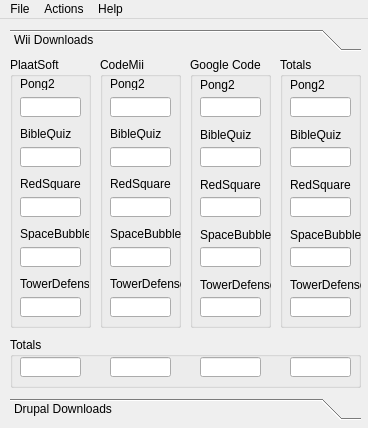
<?xml version="1.0" encoding="UTF-8"?>
<ui version="4.0">
 <class>MainWindow</class>
 <widget class="QMainWindow" name="MainWindow">
  <property name="geometry">
   <rect>
    <x>0</x>
    <y>0</y>
    <width>368</width>
    <height>428</height>
   </rect>
  </property>
  <property name="sizePolicy">
   <sizepolicy hsizetype="Fixed" vsizetype="Fixed">
    <horstretch>0</horstretch>
    <verstretch>0</verstretch>
   </sizepolicy>
  </property>
  <property name="windowTitle">
   <string/>
  </property>
  <property name="windowIcon">
   <iconset>
    <normaloff>images/open.png</normaloff>images/open.png</iconset>
  </property>
  <widget class="QWidget" name="centralWidget">
   <widget class="QToolBox" name="toolBox">
    <property name="geometry">
     <rect>
      <x>10</x>
      <y>10</y>
      <width>351</width>
      <height>391</height>
     </rect>
    </property>
    <property name="currentIndex">
     <number>0</number>
    </property>
    <widget class="QWidget" name="page">
     <property name="geometry">
      <rect>
       <x>0</x>
       <y>0</y>
       <width>351</width>
       <height>337</height>
      </rect>
     </property>
     <attribute name="label">
      <string>Wii Downloads</string>
     </attribute>
     <widget class="QGroupBox" name="groupBox">
      <property name="geometry">
       <rect>
        <x>0</x>
        <y>0</y>
        <width>81</width>
        <height>271</height>
       </rect>
      </property>
      <property name="title">
       <string>PlaatSoft</string>
      </property>
      <widget class="QLabel" name="label">
       <property name="geometry">
        <rect>
         <x>10</x>
         <y>20</y>
         <width>69</width>
         <height>13</height>
        </rect>
       </property>
       <property name="text">
        <string>Pong2</string>
       </property>
      </widget>
      <widget class="QLabel" name="label_4">
       <property name="geometry">
        <rect>
         <x>10</x>
         <y>120</y>
         <width>69</width>
         <height>13</height>
        </rect>
       </property>
       <property name="text">
        <string>RedSquare</string>
       </property>
      </widget>
      <widget class="QLabel" name="label_3">
       <property name="geometry">
        <rect>
         <x>10</x>
         <y>70</y>
         <width>69</width>
         <height>13</height>
        </rect>
       </property>
       <property name="text">
        <string>BibleQuiz</string>
       </property>
      </widget>
      <widget class="QLabel" name="label_2">
       <property name="geometry">
        <rect>
         <x>10</x>
         <y>170</y>
         <width>69</width>
         <height>13</height>
        </rect>
       </property>
       <property name="text">
        <string>SpaceBubble</string>
       </property>
      </widget>
      <widget class="QLabel" name="label_5">
       <property name="geometry">
        <rect>
         <x>10</x>
         <y>220</y>
         <width>69</width>
         <height>13</height>
        </rect>
       </property>
       <property name="text">
        <string>TowerDefense</string>
       </property>
      </widget>
      <widget class="QLineEdit" name="pong2Edit">
       <property name="geometry">
        <rect>
         <x>10</x>
         <y>40</y>
         <width>61</width>
         <height>20</height>
        </rect>
       </property>
       <property name="readOnly">
        <bool>true</bool>
       </property>
      </widget>
      <widget class="QLineEdit" name="bibleQuizEdit">
       <property name="geometry">
        <rect>
         <x>10</x>
         <y>90</y>
         <width>61</width>
         <height>20</height>
        </rect>
       </property>
       <property name="readOnly">
        <bool>true</bool>
       </property>
      </widget>
      <widget class="QLineEdit" name="redSquareEdit">
       <property name="geometry">
        <rect>
         <x>10</x>
         <y>140</y>
         <width>61</width>
         <height>20</height>
        </rect>
       </property>
       <property name="readOnly">
        <bool>true</bool>
       </property>
      </widget>
      <widget class="QLineEdit" name="spaceBubbleEdit">
       <property name="geometry">
        <rect>
         <x>10</x>
         <y>190</y>
         <width>61</width>
         <height>20</height>
        </rect>
       </property>
       <property name="readOnly">
        <bool>true</bool>
       </property>
      </widget>
      <widget class="QLineEdit" name="towerDefenseEdit">
       <property name="geometry">
        <rect>
         <x>10</x>
         <y>240</y>
         <width>61</width>
         <height>20</height>
        </rect>
       </property>
       <property name="readOnly">
        <bool>true</bool>
       </property>
      </widget>
     </widget>
     <widget class="QGroupBox" name="groupBox_2">
      <property name="geometry">
       <rect>
        <x>180</x>
        <y>0</y>
        <width>81</width>
        <height>271</height>
       </rect>
      </property>
      <property name="title">
       <string>Google Code</string>
      </property>
      <widget class="QLabel" name="label_11">
       <property name="geometry">
        <rect>
         <x>10</x>
         <y>20</y>
         <width>101</width>
         <height>16</height>
        </rect>
       </property>
       <property name="text">
        <string>Pong2</string>
       </property>
      </widget>
      <widget class="QLabel" name="label_12">
       <property name="geometry">
        <rect>
         <x>10</x>
         <y>70</y>
         <width>101</width>
         <height>16</height>
        </rect>
       </property>
       <property name="text">
        <string>BibleQuiz</string>
       </property>
      </widget>
      <widget class="QLabel" name="label_13">
       <property name="geometry">
        <rect>
         <x>10</x>
         <y>120</y>
         <width>91</width>
         <height>16</height>
        </rect>
       </property>
       <property name="text">
        <string>RedSquare</string>
       </property>
      </widget>
      <widget class="QLabel" name="label_14">
       <property name="geometry">
        <rect>
         <x>10</x>
         <y>170</y>
         <width>91</width>
         <height>16</height>
        </rect>
       </property>
       <property name="text">
        <string>SpaceBubble</string>
       </property>
      </widget>
      <widget class="QLabel" name="label_15">
       <property name="geometry">
        <rect>
         <x>10</x>
         <y>220</y>
         <width>81</width>
         <height>16</height>
        </rect>
       </property>
       <property name="text">
        <string>TowerDefense</string>
       </property>
      </widget>
      <widget class="QLineEdit" name="pong2Edit3">
       <property name="geometry">
        <rect>
         <x>10</x>
         <y>40</y>
         <width>61</width>
         <height>20</height>
        </rect>
       </property>
       <property name="readOnly">
        <bool>true</bool>
       </property>
      </widget>
      <widget class="QLineEdit" name="bibleQuizEdit3">
       <property name="geometry">
        <rect>
         <x>10</x>
         <y>90</y>
         <width>61</width>
         <height>20</height>
        </rect>
       </property>
       <property name="readOnly">
        <bool>true</bool>
       </property>
      </widget>
      <widget class="QLineEdit" name="redSquareEdit3">
       <property name="geometry">
        <rect>
         <x>10</x>
         <y>140</y>
         <width>61</width>
         <height>20</height>
        </rect>
       </property>
       <property name="readOnly">
        <bool>true</bool>
       </property>
      </widget>
      <widget class="QLineEdit" name="spaceBubbleEdit3">
       <property name="geometry">
        <rect>
         <x>10</x>
         <y>190</y>
         <width>61</width>
         <height>20</height>
        </rect>
       </property>
       <property name="readOnly">
        <bool>true</bool>
       </property>
      </widget>
      <widget class="QLineEdit" name="towerDefenseEdit3">
       <property name="geometry">
        <rect>
         <x>10</x>
         <y>240</y>
         <width>61</width>
         <height>20</height>
        </rect>
       </property>
       <property name="readOnly">
        <bool>true</bool>
       </property>
      </widget>
     </widget>
     <widget class="QGroupBox" name="groupBox_4">
      <property name="geometry">
       <rect>
        <x>270</x>
        <y>0</y>
        <width>81</width>
        <height>271</height>
       </rect>
      </property>
      <property name="title">
       <string>Totals</string>
      </property>
      <widget class="QLabel" name="label_16">
       <property name="geometry">
        <rect>
         <x>10</x>
         <y>20</y>
         <width>71</width>
         <height>16</height>
        </rect>
       </property>
       <property name="text">
        <string>Pong2</string>
       </property>
      </widget>
      <widget class="QLabel" name="label_17">
       <property name="geometry">
        <rect>
         <x>10</x>
         <y>70</y>
         <width>71</width>
         <height>16</height>
        </rect>
       </property>
       <property name="text">
        <string>BibleQuiz</string>
       </property>
      </widget>
      <widget class="QLabel" name="label_18">
       <property name="geometry">
        <rect>
         <x>10</x>
         <y>120</y>
         <width>71</width>
         <height>16</height>
        </rect>
       </property>
       <property name="text">
        <string>RedSquare</string>
       </property>
      </widget>
      <widget class="QLabel" name="label_19">
       <property name="geometry">
        <rect>
         <x>10</x>
         <y>170</y>
         <width>71</width>
         <height>16</height>
        </rect>
       </property>
       <property name="text">
        <string>SpaceBubble</string>
       </property>
      </widget>
      <widget class="QLabel" name="label_20">
       <property name="geometry">
        <rect>
         <x>10</x>
         <y>220</y>
         <width>71</width>
         <height>16</height>
        </rect>
       </property>
       <property name="text">
        <string>TowerDefense</string>
       </property>
      </widget>
      <widget class="QLineEdit" name="pong2Edit4">
       <property name="geometry">
        <rect>
         <x>10</x>
         <y>40</y>
         <width>61</width>
         <height>20</height>
        </rect>
       </property>
       <property name="font">
        <font>
         <weight>75</weight>
         <bold>true</bold>
        </font>
       </property>
       <property name="readOnly">
        <bool>true</bool>
       </property>
      </widget>
      <widget class="QLineEdit" name="bibleQuizEdit4">
       <property name="geometry">
        <rect>
         <x>10</x>
         <y>90</y>
         <width>61</width>
         <height>20</height>
        </rect>
       </property>
       <property name="font">
        <font>
         <weight>75</weight>
         <bold>true</bold>
        </font>
       </property>
       <property name="readOnly">
        <bool>true</bool>
       </property>
      </widget>
      <widget class="QLineEdit" name="redSquareEdit4">
       <property name="geometry">
        <rect>
         <x>10</x>
         <y>140</y>
         <width>61</width>
         <height>20</height>
        </rect>
       </property>
       <property name="font">
        <font>
         <weight>75</weight>
         <bold>true</bold>
        </font>
       </property>
       <property name="readOnly">
        <bool>true</bool>
       </property>
      </widget>
      <widget class="QLineEdit" name="spaceBubbleEdit4">
       <property name="geometry">
        <rect>
         <x>10</x>
         <y>190</y>
         <width>61</width>
         <height>20</height>
        </rect>
       </property>
       <property name="font">
        <font>
         <weight>75</weight>
         <bold>true</bold>
        </font>
       </property>
       <property name="readOnly">
        <bool>true</bool>
       </property>
      </widget>
      <widget class="QLineEdit" name="towerDefenseEdit4">
       <property name="geometry">
        <rect>
         <x>10</x>
         <y>240</y>
         <width>61</width>
         <height>20</height>
        </rect>
       </property>
       <property name="font">
        <font>
         <weight>75</weight>
         <bold>true</bold>
        </font>
       </property>
       <property name="readOnly">
        <bool>true</bool>
       </property>
      </widget>
     </widget>
     <widget class="QGroupBox" name="groupBox_5">
      <property name="geometry">
       <rect>
        <x>0</x>
        <y>280</y>
        <width>351</width>
        <height>51</height>
       </rect>
      </property>
      <property name="title">
       <string>Totals</string>
      </property>
      <widget class="QLineEdit" name="totals">
       <property name="geometry">
        <rect>
         <x>10</x>
         <y>20</y>
         <width>61</width>
         <height>20</height>
        </rect>
       </property>
       <property name="font">
        <font>
         <weight>75</weight>
         <bold>true</bold>
        </font>
       </property>
       <property name="readOnly">
        <bool>true</bool>
       </property>
      </widget>
      <widget class="QLineEdit" name="totals2">
       <property name="geometry">
        <rect>
         <x>100</x>
         <y>20</y>
         <width>61</width>
         <height>20</height>
        </rect>
       </property>
       <property name="font">
        <font>
         <weight>75</weight>
         <bold>true</bold>
        </font>
       </property>
       <property name="readOnly">
        <bool>true</bool>
       </property>
      </widget>
      <widget class="QLineEdit" name="totals3">
       <property name="geometry">
        <rect>
         <x>190</x>
         <y>20</y>
         <width>61</width>
         <height>20</height>
        </rect>
       </property>
       <property name="font">
        <font>
         <weight>75</weight>
         <bold>true</bold>
        </font>
       </property>
       <property name="readOnly">
        <bool>true</bool>
       </property>
      </widget>
      <widget class="QLineEdit" name="totals4">
       <property name="geometry">
        <rect>
         <x>280</x>
         <y>20</y>
         <width>61</width>
         <height>20</height>
        </rect>
       </property>
       <property name="font">
        <font>
         <weight>75</weight>
         <bold>true</bold>
        </font>
       </property>
       <property name="readOnly">
        <bool>true</bool>
       </property>
      </widget>
     </widget>
     <widget class="QGroupBox" name="groupBox_3">
      <property name="geometry">
       <rect>
        <x>90</x>
        <y>0</y>
        <width>81</width>
        <height>271</height>
       </rect>
      </property>
      <property name="title">
       <string>CodeMii</string>
      </property>
      <widget class="QLabel" name="label_6">
       <property name="geometry">
        <rect>
         <x>10</x>
         <y>20</y>
         <width>79</width>
         <height>13</height>
        </rect>
       </property>
       <property name="text">
        <string>Pong2</string>
       </property>
      </widget>
      <widget class="QLabel" name="label_7">
       <property name="geometry">
        <rect>
         <x>10</x>
         <y>70</y>
         <width>79</width>
         <height>13</height>
        </rect>
       </property>
       <property name="text">
        <string>BibleQuiz</string>
       </property>
      </widget>
      <widget class="QLabel" name="label_8">
       <property name="geometry">
        <rect>
         <x>10</x>
         <y>120</y>
         <width>79</width>
         <height>13</height>
        </rect>
       </property>
       <property name="text">
        <string>RedSquare</string>
       </property>
      </widget>
      <widget class="QLabel" name="label_9">
       <property name="geometry">
        <rect>
         <x>10</x>
         <y>170</y>
         <width>79</width>
         <height>13</height>
        </rect>
       </property>
       <property name="text">
        <string>SpaceBubble</string>
       </property>
      </widget>
      <widget class="QLabel" name="label_10">
       <property name="geometry">
        <rect>
         <x>10</x>
         <y>220</y>
         <width>79</width>
         <height>13</height>
        </rect>
       </property>
       <property name="text">
        <string>TowerDefense</string>
       </property>
      </widget>
      <widget class="QLineEdit" name="pong2Edit2">
       <property name="geometry">
        <rect>
         <x>10</x>
         <y>40</y>
         <width>61</width>
         <height>20</height>
        </rect>
       </property>
       <property name="readOnly">
        <bool>true</bool>
       </property>
      </widget>
      <widget class="QLineEdit" name="bibleQuizEdit2">
       <property name="geometry">
        <rect>
         <x>10</x>
         <y>90</y>
         <width>61</width>
         <height>20</height>
        </rect>
       </property>
       <property name="readOnly">
        <bool>true</bool>
       </property>
      </widget>
      <widget class="QLineEdit" name="redSquareEdit2">
       <property name="geometry">
        <rect>
         <x>10</x>
         <y>140</y>
         <width>61</width>
         <height>20</height>
        </rect>
       </property>
       <property name="readOnly">
        <bool>true</bool>
       </property>
      </widget>
      <widget class="QLineEdit" name="spaceBubbleEdit2">
       <property name="geometry">
        <rect>
         <x>10</x>
         <y>190</y>
         <width>61</width>
         <height>20</height>
        </rect>
       </property>
       <property name="readOnly">
        <bool>true</bool>
       </property>
      </widget>
      <widget class="QLineEdit" name="towerDefenseEdit2">
       <property name="geometry">
        <rect>
         <x>10</x>
         <y>240</y>
         <width>61</width>
         <height>20</height>
        </rect>
       </property>
       <property name="readOnly">
        <bool>true</bool>
       </property>
      </widget>
     </widget>
    </widget>
    <widget class="QWidget" name="page_2">
     <property name="geometry">
      <rect>
       <x>0</x>
       <y>0</y>
       <width>98</width>
       <height>28</height>
      </rect>
     </property>
     <attribute name="label">
      <string>Drupal Downloads</string>
     </attribute>
     <widget class="QGroupBox" name="groupBox_6">
      <property name="geometry">
       <rect>
        <x>0</x>
        <y>0</y>
        <width>131</width>
        <height>271</height>
       </rect>
      </property>
      <property name="title">
       <string>PlaatSoft</string>
      </property>
      <widget class="QLabel" name="label_21">
       <property name="geometry">
        <rect>
         <x>10</x>
         <y>20</y>
         <width>79</width>
         <height>13</height>
        </rect>
       </property>
       <property name="text">
        <string>Addressbook</string>
       </property>
      </widget>
      <widget class="QLabel" name="label_22">
       <property name="geometry">
        <rect>
         <x>10</x>
         <y>70</y>
         <width>101</width>
         <height>16</height>
        </rect>
       </property>
       <property name="text">
        <string>Event Notification</string>
       </property>
      </widget>
      <widget class="QLabel" name="label_23">
       <property name="geometry">
        <rect>
         <x>10</x>
         <y>120</y>
         <width>111</width>
         <height>16</height>
        </rect>
       </property>
       <property name="text">
        <string>Church Administration</string>
       </property>
      </widget>
      <widget class="QLineEdit" name="addressbookEdit1">
       <property name="geometry">
        <rect>
         <x>10</x>
         <y>40</y>
         <width>111</width>
         <height>20</height>
        </rect>
       </property>
       <property name="readOnly">
        <bool>true</bool>
       </property>
      </widget>
      <widget class="QLineEdit" name="eventNotificationEdit1">
       <property name="geometry">
        <rect>
         <x>10</x>
         <y>90</y>
         <width>111</width>
         <height>20</height>
        </rect>
       </property>
       <property name="readOnly">
        <bool>true</bool>
       </property>
      </widget>
      <widget class="QLineEdit" name="churchEdit1">
       <property name="geometry">
        <rect>
         <x>10</x>
         <y>140</y>
         <width>111</width>
         <height>20</height>
        </rect>
       </property>
       <property name="readOnly">
        <bool>true</bool>
       </property>
      </widget>
     </widget>
     <widget class="QGroupBox" name="groupBox_7">
      <property name="geometry">
       <rect>
        <x>0</x>
        <y>280</y>
        <width>131</width>
        <height>51</height>
       </rect>
      </property>
      <property name="title">
       <string>Totals</string>
      </property>
      <widget class="QLineEdit" name="totalsDrupalEdit1">
       <property name="geometry">
        <rect>
         <x>10</x>
         <y>20</y>
         <width>111</width>
         <height>20</height>
        </rect>
       </property>
       <property name="font">
        <font>
         <weight>75</weight>
         <bold>true</bold>
        </font>
       </property>
       <property name="readOnly">
        <bool>true</bool>
       </property>
      </widget>
     </widget>
    </widget>
   </widget>
  </widget>
  <widget class="QMenuBar" name="menuBar">
   <property name="geometry">
    <rect>
     <x>0</x>
     <y>0</y>
     <width>368</width>
     <height>20</height>
    </rect>
   </property>
   <widget class="QMenu" name="menuExit">
    <property name="title">
     <string>File</string>
    </property>
    <addaction name="actionExit"/>
   </widget>
   <widget class="QMenu" name="menuHelp">
    <property name="title">
     <string>Help</string>
    </property>
    <addaction name="actionAbout"/>
    <addaction name="separator"/>
    <addaction name="actionCheck_for_update"/>
   </widget>
   <widget class="QMenu" name="menuEdit">
    <property name="title">
     <string>Actions</string>
    </property>
    <addaction name="actionRefreshData"/>
    <addaction name="actionDataClipboard"/>
    <addaction name="separator"/>
    <addaction name="actionSettings"/>
   </widget>
   <addaction name="menuExit"/>
   <addaction name="menuEdit"/>
   <addaction name="menuHelp"/>
  </widget>
  <action name="actionAbout">
   <property name="text">
    <string>About</string>
   </property>
  </action>
  <action name="actionExit">
   <property name="text">
    <string>Exit</string>
   </property>
  </action>
  <action name="actionDataClipboard">
   <property name="text">
    <string>Data to Clipboard</string>
   </property>
  </action>
  <action name="actionRefreshData">
   <property name="text">
    <string>Refresh Data</string>
   </property>
  </action>
  <action name="actionCheck_for_update">
   <property name="text">
    <string>Check for update...</string>
   </property>
  </action>
  <action name="actionSettings">
   <property name="text">
    <string>Settings</string>
   </property>
  </action>
 </widget>
 <layoutdefault spacing="6" margin="11"/>
 <tabstops>
  <tabstop>pong2Edit</tabstop>
  <tabstop>pong2Edit2</tabstop>
  <tabstop>pong2Edit3</tabstop>
  <tabstop>pong2Edit4</tabstop>
  <tabstop>bibleQuizEdit</tabstop>
  <tabstop>bibleQuizEdit2</tabstop>
  <tabstop>bibleQuizEdit3</tabstop>
  <tabstop>bibleQuizEdit4</tabstop>
  <tabstop>redSquareEdit</tabstop>
  <tabstop>redSquareEdit2</tabstop>
  <tabstop>redSquareEdit3</tabstop>
  <tabstop>redSquareEdit4</tabstop>
  <tabstop>spaceBubbleEdit</tabstop>
  <tabstop>spaceBubbleEdit2</tabstop>
  <tabstop>spaceBubbleEdit3</tabstop>
  <tabstop>spaceBubbleEdit4</tabstop>
  <tabstop>towerDefenseEdit</tabstop>
  <tabstop>towerDefenseEdit2</tabstop>
  <tabstop>towerDefenseEdit3</tabstop>
  <tabstop>towerDefenseEdit4</tabstop>
  <tabstop>totals</tabstop>
  <tabstop>totals2</tabstop>
  <tabstop>totals3</tabstop>
  <tabstop>totals4</tabstop>
  <tabstop>addressbookEdit1</tabstop>
  <tabstop>eventNotificationEdit1</tabstop>
  <tabstop>churchEdit1</tabstop>
  <tabstop>totalsDrupalEdit1</tabstop>
 </tabstops>
 <resources/>
 <connections/>
</ui>
